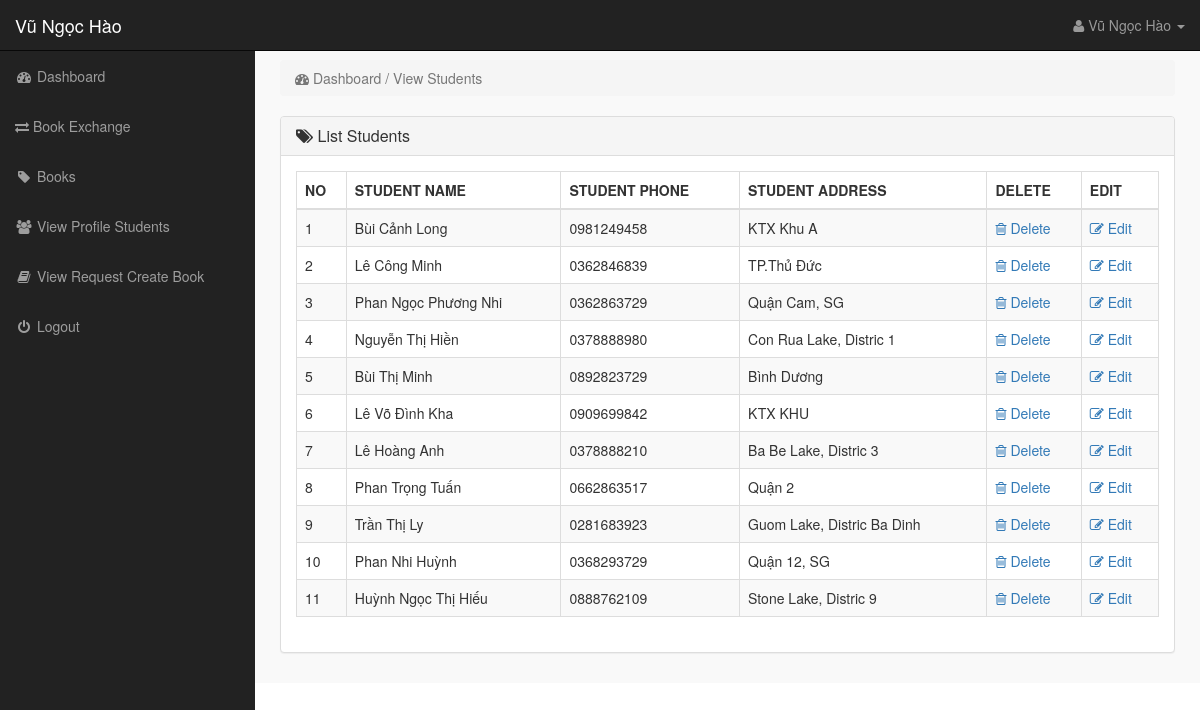
The page /doanphp/admin-exchange/index.php?view_students (signed in) on the database its author committed.
### tables this page shows
CREATE TABLE `student` (
  `STUDENT_ID` int(10) NOT NULL,
  `STUDENT_NAME` varchar(50) DEFAULT NULL,
  `UNIVERSITY` varchar(50) DEFAULT NULL,
  `STUDENT_EMAIL` varchar(50) DEFAULT NULL,
  `STUDENT_PASSWORD` varchar(50) DEFAULT NULL,
  `STUDENT_PHONE` varchar(50) DEFAULT NULL,
  `STUDENT_ADDRESS` varchar(50) DEFAULT NULL,
  `STUDENT_LOSTBOOK` int(10) DEFAULT NULL
);

### doanphp/admin-exchange/view_students.php (the view)
<?php
if (!isset($_SESSION['idadmin'])) {
    echo "<script>window.open('/Loginad/index.php','_self')</script>";
}else {
?>
    <div class="row">
        <div class="col-lg-12">
            <ol class="breadcrumb">
                <li class="active">
                    <i class="fa fa-dashboard"></i> Dashboard / View Students
                </li>
            </ol>
        </div>
    </div>
    <div class="row">
        <div class="col-lg-12">
            <div class="panel panel-default">
                <div class="panel-heading">
                    <h3 class="panel-title">
                        <i class="fa fa-tags"></i> List Students
                    </h3>
                </div>
                <div class="panel-body">
                    <div class="table-responsive">
                        <table class="table table-striped table-bordered table-hover">
                            <thead>
                                <tr>
                                    <th> NO </th>
                                    <th> STUDENT NAME </th>
                                    <th> STUDENT PHONE </th>
                                    <th> STUDENT ADDRESS </th>
                                    <th> DELETE </th>
                                    <th> EDIT </th>
                                </tr>
                            </thead>
                            <tbody>
                                <?php
                                $i = 0;
                                $get_students = "select * from student";
                                $run_students = mysqli_query($conn, $get_students);
                                while ($row_students = mysqli_fetch_array($run_students)) {
                                    $student_id = $row_students['STUDENT_ID'];
                                    $student_name = $row_students['STUDENT_NAME'];
                                    $student_phone = $row_students['STUDENT_PHONE'];
                                    $student_address = $row_students['STUDENT_ADDRESS'];
                                    $i++;
                                ?>
                                    <tr>
                                        <td> <?php echo $i; ?> </td>
                                        <td> <?php echo $student_name; ?> </td>
                                        <td> <?php echo $student_phone; ?> </td>
                                        <td> <?php echo $student_address; ?></td>
                                        <td>
                                            <a href="index.php?delete_student=<?php echo $student_id; ?>">
                                                <i class="fa fa-trash-o"></i> Delete
                                            </a>
                                        </td>
                                        <td>
                                            <a href="index.php?edit_student=<?php echo $student_id; ?>">
                                                <i class="fa fa-edit"></i> Edit
                                            </a>
                                        </td>
                                    </tr>
                                <?php } ?>
                            </tbody>
                        </table>
                    </div>
                </div>
            </div>
        </div>
    </div>
<?php } ?>

### doanphp/admin-exchange/css/style.css (style rules this page uses)
body { margin-top: 100px; }
@media (min-width: 768px) { body { margin-top: 50px; } }
.panel-body { border-radius: 5px; }

### rows shown on the page
student: STUDENT_NAME "Bùi Cảnh Long", STUDENT_PHONE "0981249458", STUDENT_ADDRESS "KTX Khu A"
student: STUDENT_NAME "Lê Công Minh", STUDENT_PHONE "0362846839", STUDENT_ADDRESS "TP.Thủ Đức"
student: STUDENT_NAME "Phan Ngọc Phương Nhi", STUDENT_PHONE "0362863729", STUDENT_ADDRESS "Quận Cam, SG"
student: STUDENT_NAME "Nguyễn Thị Hiền", STUDENT_PHONE "0378888980", STUDENT_ADDRESS "Con Rua Lake, Distric 1"
student: STUDENT_NAME "Bùi Thị Minh", STUDENT_PHONE "0892823729", STUDENT_ADDRESS "Bình Dương"
student: STUDENT_NAME "Lê Võ Đình Kha", STUDENT_PHONE "0909699842", STUDENT_ADDRESS "KTX KHU"
student: STUDENT_NAME "Lê Hoàng Anh", STUDENT_PHONE "0378888210", STUDENT_ADDRESS "Ba Be Lake, Distric 3"
student: STUDENT_NAME "Phan Trọng Tuấn", STUDENT_PHONE "0662863517", STUDENT_ADDRESS "Quận 2"
student: STUDENT_NAME "Trần Thị Ly", STUDENT_PHONE "0281683923", STUDENT_ADDRESS "Guom Lake, Distric Ba Dinh"
student: STUDENT_NAME "Phan Nhi Huỳnh", STUDENT_PHONE "0368293729", STUDENT_ADDRESS "Quận 12, SG"
student: STUDENT_NAME "Huỳnh Ngọc Thị Hiếu", STUDENT_PHONE "0888762109", STUDENT_ADDRESS "Stone Lake, Distric 9"

### other values the page prints
$name "Vũ Ngọc Hào"
